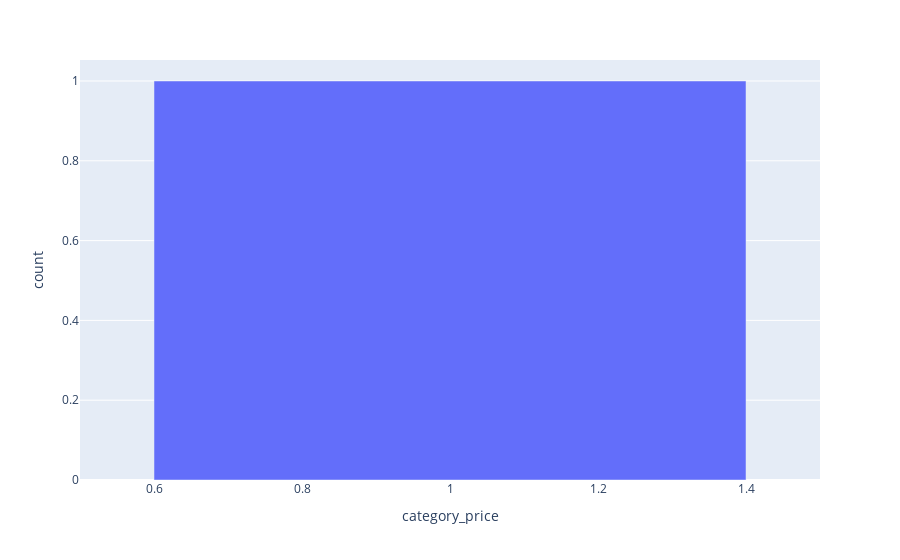

The code cell stored with this chart in its notebook:
### Code cell
# по производителю 'C'
request = """
select category_price, count_1 from products_price_categories_with_makers_2 where maker = 'C'
"""
df = pd.read_sql_query(request, conn)
fig = px.bar(x=df.category_price.to_list(), y=df.count_1.to_list(), labels={'x':'category_price', 'y':'count'})
fig.show()

### Figure 1 — Plotly figure (JSON) as saved in the notebook; plotly's stock layout.template omitted (floating-point values rounded to 4 significant figures)
{"data": [{"alignmentgroup": "True", "hovertemplate": "category_price=%{x}<br>count=%{y}<extra></extra>", "legendgroup": "", "marker": {"color": "#636efa", "pattern": {"shape": ""}}, "name": "", "offsetgroup": "", "orientation": "v", "showlegend": false, "textposition": "auto", "type": "bar", "x": [1], "xaxis": "x", "y": [1], "yaxis": "y"}], "layout": {"barmode": "relative", "legend": {"tracegroupgap": 0}, "margin": {"t": 60}, "xaxis": {"anchor": "y", "domain": [0, 1], "title": {"text": "category_price"}}, "yaxis": {"anchor": "x", "domain": [0, 1], "title": {"text": "count"}}}}
